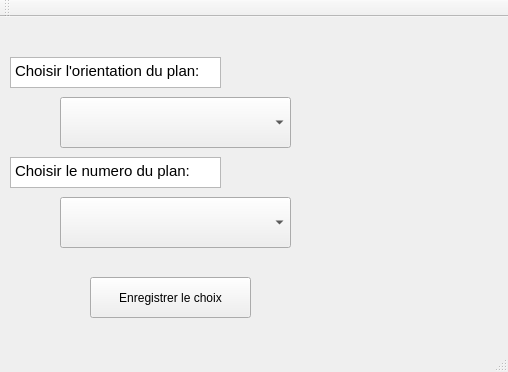
<?xml version="1.0" encoding="UTF-8"?>
<ui version="4.0">
 <class>MainWindow</class>
 <widget class="QMainWindow" name="MainWindow">
  <property name="geometry">
   <rect>
    <x>0</x>
    <y>0</y>
    <width>508</width>
    <height>372</height>
   </rect>
  </property>
  <property name="windowTitle">
   <string>MainWindow</string>
  </property>
  <widget class="QWidget" name="centralWidget">
   <widget class="QComboBox" name="comboBox">
    <property name="geometry">
     <rect>
      <x>60</x>
      <y>80</y>
      <width>231</width>
      <height>51</height>
     </rect>
    </property>
    <item>
     <property name="text">
      <string/>
     </property>
    </item>
    <item>
     <property name="text">
      <string>Vertical</string>
     </property>
    </item>
    <item>
     <property name="text">
      <string>Horizontal</string>
     </property>
    </item>
   </widget>
   <widget class="QTextBrowser" name="textBrowser">
    <property name="geometry">
     <rect>
      <x>10</x>
      <y>40</y>
      <width>211</width>
      <height>31</height>
     </rect>
    </property>
    <property name="html">
     <string>&lt;!DOCTYPE HTML PUBLIC &quot;-//W3C//DTD HTML 4.0//EN&quot; &quot;http://www.w3.org/TR/REC-html40/strict.dtd&quot;&gt;
&lt;html&gt;&lt;head&gt;&lt;meta name=&quot;qrichtext&quot; content=&quot;1&quot; /&gt;&lt;style type=&quot;text/css&quot;&gt;
p, li { white-space: pre-wrap; }
&lt;/style&gt;&lt;/head&gt;&lt;body style=&quot; font-family:'Ubuntu'; font-size:11pt; font-weight:400; font-style:normal;&quot;&gt;
&lt;p style=&quot; margin-top:0px; margin-bottom:0px; margin-left:0px; margin-right:0px; -qt-block-indent:0; text-indent:0px;&quot;&gt;Choisir l'orientation du plan:&lt;/p&gt;&lt;/body&gt;&lt;/html&gt;</string>
    </property>
   </widget>
   <widget class="QTextBrowser" name="textBrowser_2">
    <property name="geometry">
     <rect>
      <x>10</x>
      <y>140</y>
      <width>211</width>
      <height>31</height>
     </rect>
    </property>
    <property name="html">
     <string>&lt;!DOCTYPE HTML PUBLIC &quot;-//W3C//DTD HTML 4.0//EN&quot; &quot;http://www.w3.org/TR/REC-html40/strict.dtd&quot;&gt;
&lt;html&gt;&lt;head&gt;&lt;meta name=&quot;qrichtext&quot; content=&quot;1&quot; /&gt;&lt;style type=&quot;text/css&quot;&gt;
p, li { white-space: pre-wrap; }
&lt;/style&gt;&lt;/head&gt;&lt;body style=&quot; font-family:'Ubuntu'; font-size:11pt; font-weight:400; font-style:normal;&quot;&gt;
&lt;p style=&quot; margin-top:0px; margin-bottom:0px; margin-left:0px; margin-right:0px; -qt-block-indent:0; text-indent:0px;&quot;&gt;Choisir le numero du plan:&lt;/p&gt;&lt;/body&gt;&lt;/html&gt;</string>
    </property>
   </widget>
   <widget class="QComboBox" name="comboBox_2">
    <property name="geometry">
     <rect>
      <x>60</x>
      <y>180</y>
      <width>231</width>
      <height>51</height>
     </rect>
    </property>
    <item>
     <property name="text">
      <string/>
     </property>
    </item>
    <item>
     <property name="text">
      <string>1</string>
     </property>
    </item>
    <item>
     <property name="text">
      <string>2</string>
     </property>
    </item>
    <item>
     <property name="text">
      <string>3</string>
     </property>
    </item>
    <item>
     <property name="text">
      <string>4</string>
     </property>
    </item>
    <item>
     <property name="text">
      <string>5</string>
     </property>
    </item>
    <item>
     <property name="text">
      <string>6</string>
     </property>
    </item>
    <item>
     <property name="text">
      <string>7</string>
     </property>
    </item>
    <item>
     <property name="text">
      <string>8</string>
     </property>
    </item>
    <item>
     <property name="text">
      <string>9</string>
     </property>
    </item>
   </widget>
   <widget class="QPushButton" name="pushButton">
    <property name="geometry">
     <rect>
      <x>90</x>
      <y>260</y>
      <width>161</width>
      <height>41</height>
     </rect>
    </property>
    <property name="text">
     <string>Enregistrer le choix</string>
    </property>
   </widget>
  </widget>
  <widget class="QMenuBar" name="menuBar">
   <property name="geometry">
    <rect>
     <x>0</x>
     <y>0</y>
     <width>508</width>
     <height>25</height>
    </rect>
   </property>
  </widget>
  <widget class="QToolBar" name="mainToolBar">
   <attribute name="toolBarArea">
    <enum>TopToolBarArea</enum>
   </attribute>
   <attribute name="toolBarBreak">
    <bool>false</bool>
   </attribute>
  </widget>
  <widget class="QStatusBar" name="statusBar"/>
 </widget>
 <layoutdefault spacing="6" margin="11"/>
 <resources/>
 <connections/>
</ui>
